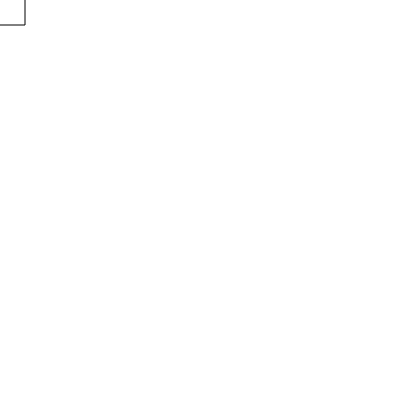
Frame 1 (no input)
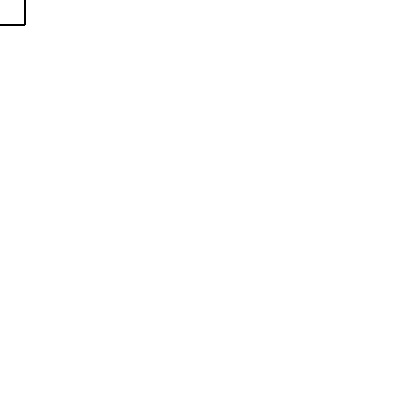
Frame 60 (no input)
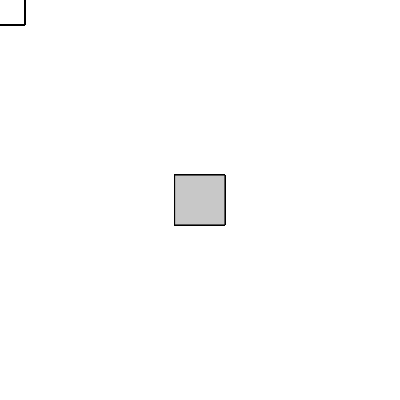
Frame 120 (the mouse pressed at the canvas centre since frame 60)

The p5.js sketch that drew these frames (run headless with seeded random() and noise() and a simulated clock; from frame 60 on, the mouse is pressed at the canvas centre):

// p5.js sketch
// ── sketch.js
function setup() {
  createCanvas(400, 400);
  rectMode(CENTER);  //this thing
} 

function draw() {
  //background(220);
  
  rect(mouseX, mouseY, 50,50);
  fill(mouseX, mouseY);
//  rect(height/2, width/2, mouseX, mouseY); this was for fun
}
